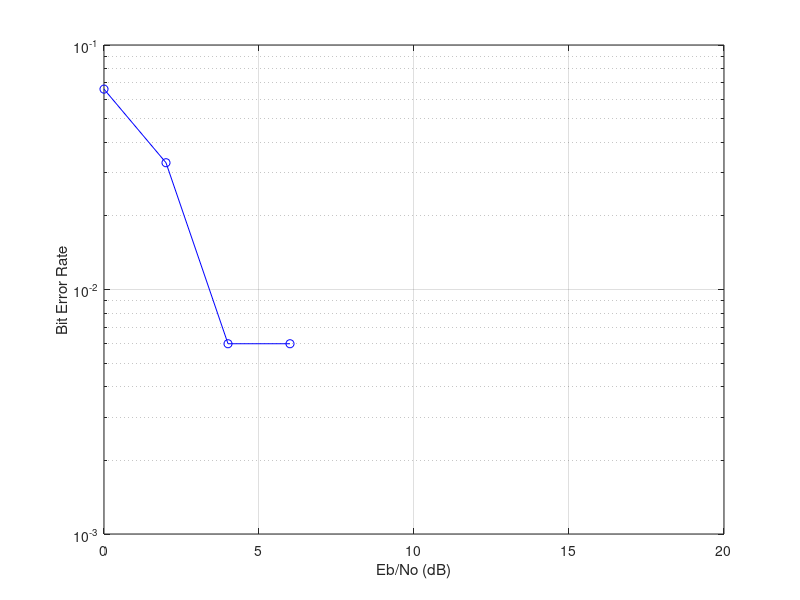

Write MATLAB code to recreate this figure.
clc;
clear all;
close all;
% Parameters
num_bits = 1000;  % Number of random binary bits
EbNo_dB = 0:2:20;  % Range of Eb/No values in dB

% Initialize variables to store error rates
bit_error_rate = zeros(1, length(EbNo_dB));
symbol_error_rate = zeros(1, length(EbNo_dB));

for snr_index = 1:length(EbNo_dB)
    % Step 1: Generation of random binary sequence
    input_bits = randi([0, 1], 1, num_bits);
    
    % Step 2: BPSK modulation
    modulated_symbols = 2 * input_bits - 1;  % 0 maps to -1, 1 maps to 1
    
    % Step 3: Convolution with a 3-tap filter (if needed)
    % Not explicitly implemented in this example
    
    % Step 4: Adding White Gaussian Noise
    EbNo = 10^(EbNo_dB(snr_index) / 10);  % Convert dB to linear scale
    noise_variance = 1 / (2 * EbNo);  % For BPSK modulation
    noise = sqrt(noise_variance) * randn(1, num_bits);
    received_symbols = modulated_symbols + noise;
    
    % Step 5: Demodulation and conversion to bits
    demodulated_bits = received_symbols > 0;
    
    % Step 6: Counting the number of bit errors
    bit_errors = sum(demodulated_bits ~= input_bits);
    
    % Calculate symbol errors (if needed)
    symbol_errors = sum(demodulated_bits ~= modulated_symbols);
    
    % Step 7: Store error rates
    bit_error_rate(snr_index) = bit_errors / num_bits;
    symbol_error_rate(snr_index) = symbol_errors / num_bits;
end

% Step 8: Display results
semilogy(EbNo_dB, bit_error_rate, 'bo-');
grid on;
xlabel('Eb/No (dB)');
ylabel('Bit Error Rate');
